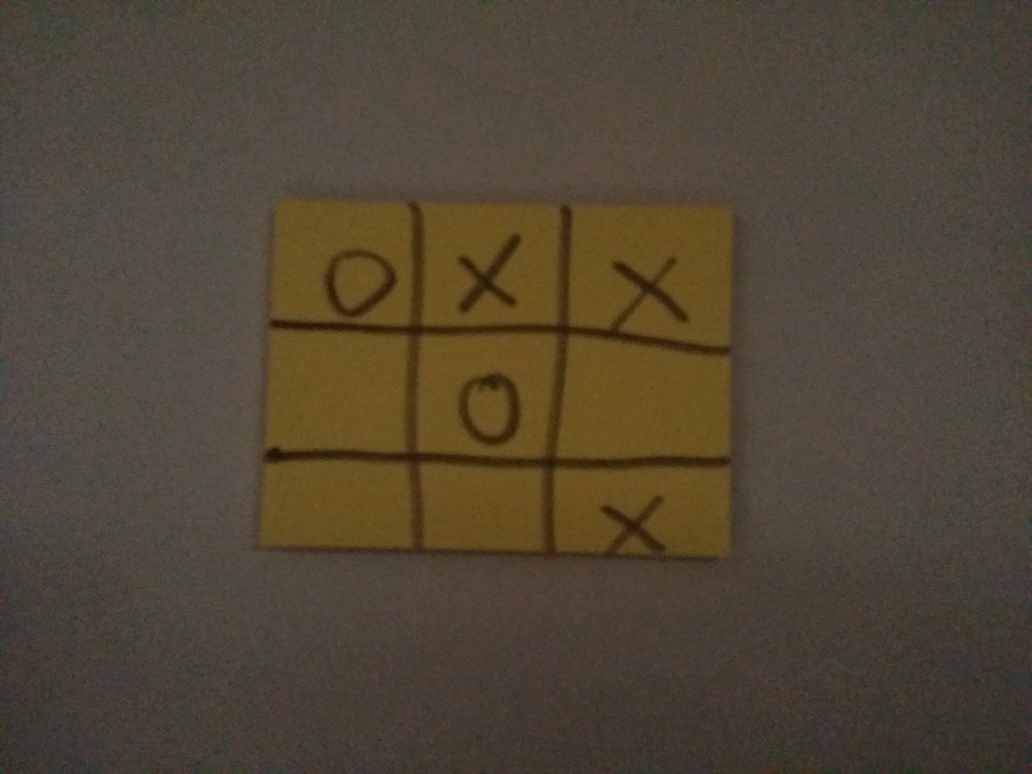
#> input picture board/20210731_094530.jpg, 4128 x 3096 px, found by its file name (shown at 1/4 size)
$ jupyter execute Untitled1.ipynb
#> lines starting #> are read from the running program, lines starting #| are printed output that depends on the picture; after the words box and inside, x2 and y2 are one past the last pixel; in counts of white or black regions, pixels touching at a corner belong together
[cell 1]
import cv2
import numpy as np


def biggestContour(contours):
    biggest = np.array([])
    max_area = 0
    for i in contours:
        area = cv2.contourArea(i)
        if area > 0:
            peri = cv2.arcLength(i, True)
            approx = cv2.approxPolyDP(i, 0.02 * peri, True)
            if area > max_area and len(approx) == 4:
                biggest = approx
                max_area = area
    return biggest, max_area


def reorder(myPoints):
    myPoints = myPoints.reshape((4, 2))
    myPointsNew = np.zeros((4, 1, 2), dtype=np.int32)
    add = myPoints.sum(1)

    myPointsNew[0] = myPoints[np.argmin(add)]
    myPointsNew[3] =myPoints[np.argmax(add)]
    # now, compute the difference between the points, the
    # top-right point will have the smallest difference,
    # whereas the bottom-left will have the largest difference
    diff = np.diff(myPoints, axis=1)
    myPointsNew[1] =myPoints[np.argmin(diff)]
    myPointsNew[2] = myPoints[np.argmax(diff)]

    return myPointsNew


gamestate = [["-","-","-"],["-","-","-"],["-","-","-"]]
kernel = np.ones((5, 5))
heightImg = 640
widthImg  = 720
img = cv2.imread('20210731_094530.jpg')
#> img is the input picture: shape (3096, 4128, 3); mean B, G, R 52.7, 69.7, 80.7


img = cv2.resize(img, (widthImg, heightImg)) # RESIZE IMAGE
#> img: shape (640, 720, 3)
cop = img.copy()
imgGray = cv2.cvtColor(img, cv2.COLOR_BGR2GRAY) # CONVERT IMAGE TO GRAY SCALE
imgBlur = cv2.GaussianBlur(imgGray, (5, 5), 1) # ADD GAUSSIAN BLUR
imgThreshold = cv2.Canny(imgBlur,40,40) # APPLY CANNY BLUR
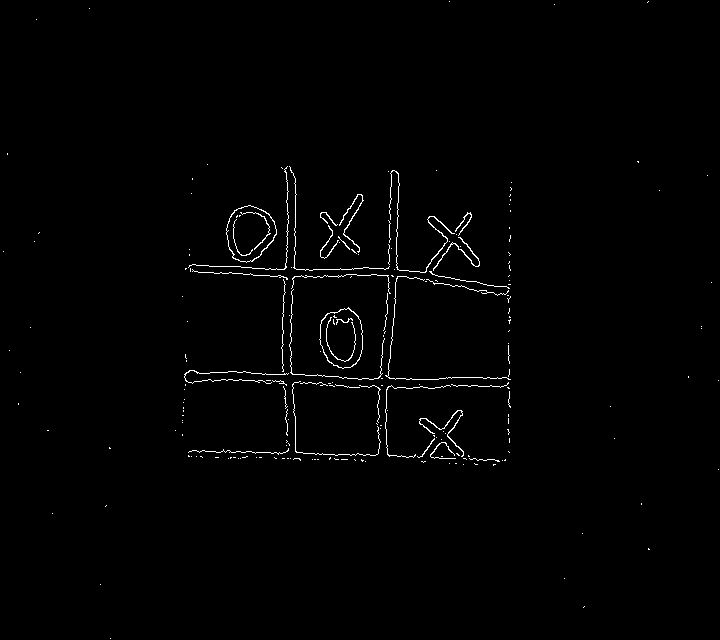
#> imgThreshold: shape (640, 720); 1% white in thin lines or dots
imgDial = cv2.dilate(imgThreshold, kernel, iterations=2) # APPLY DILATION
#> imgDial: shape (640, 720); 9.4% white; 44 white regions, largest, box (x1, y1, x2, y2) and area: (180, 162, 515, 470) 36715, (316, 190, 368, 263) 2343, (171, 395, 189, 440) 462
imgThreshold = cv2.erode(imgDial, kernel, iterations=2)  # APPLY EROSION
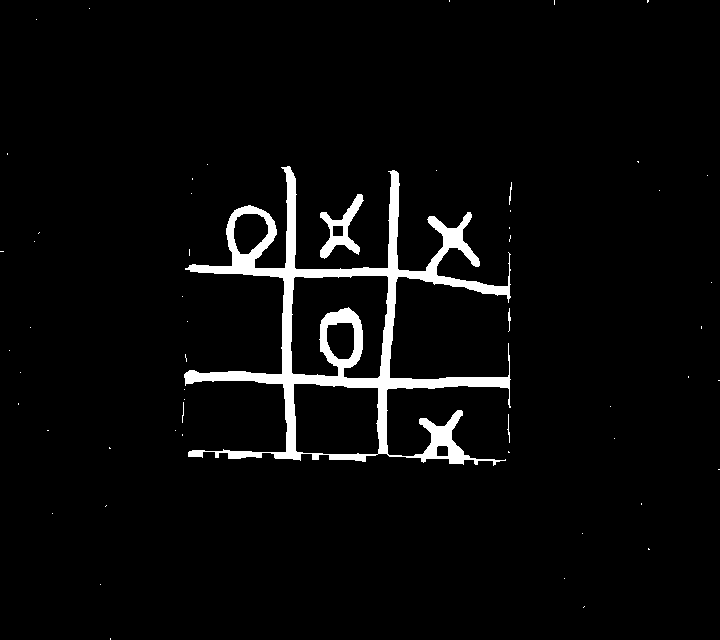
#> imgThreshold: shape (640, 720); 4% white; 56 white regions (50 under 20 px)
contours, hierarchy = cv2.findContours(imgThreshold, cv2.RETR_EXTERNAL, cv2.CHAIN_APPROX_SIMPLE) # FIND ALL CONTOURS
#> contours = 56 contours, 54 with area under 20; largest, box (x1, y1, x2, y2) and area: (184, 166, 511, 466) 30218, (320, 194, 364, 259) 990
cv2.drawContours(img, contours, -1, (0, 255, 0), 1) # DRAW ALL DETECTED CONTOURS
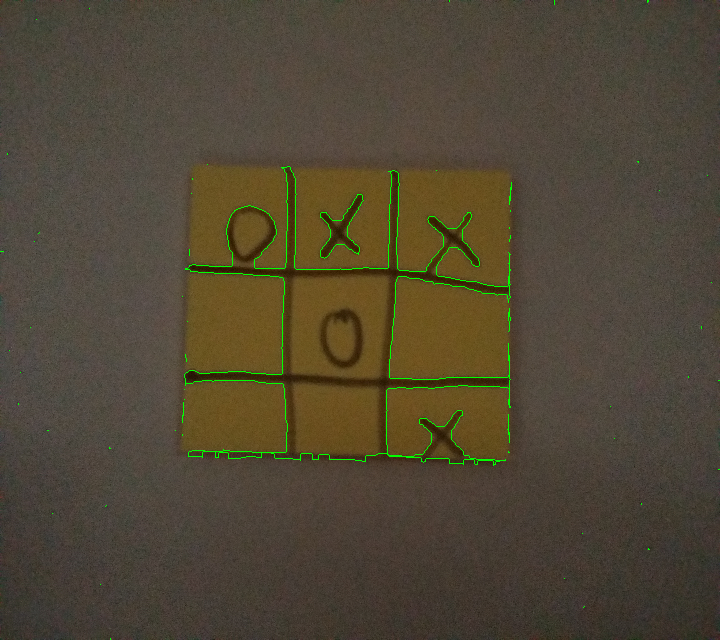
#> img: shape (640, 720, 3); mean B, G, R 52.4, 70.9, 80


biggest, maxArea = biggestContour(contours) # FIND THE BIGGEST CONTOUR
#> the loop in biggestContour, `for i in contours:` made 56 passes
#> (area, peri) on passes 41, 48: (989.5, 239.5), (30217.5, 3140.1)
#> after the loop in biggestContour, `for i in contours:`: max_area = 1.5
#> biggest = [[648, 0], [647, 0], [647, 2], [648, 1]]; maxArea = 1.5
if biggest.size != 0:
    biggest=reorder(biggest)
#> in reorder, `myPoints = myPoints.reshape((4, 2))`: myPoints = [[648, 0], [647, 0], [647, 2], [648, 1]]
#> in reorder, `add = myPoints.sum(1)`: add = [648, 647, 649, 649]
#> in reorder, `diff = np.diff(myPoints, axis=1)`: diff = [-648, -647, -645, -647]
#> biggest = [[647, 0], [648, 0], [647, 2], [647, 2]]
    cv2.drawContours(img, biggest, -1, (0, 255, 0), 5) # DRAW THE BIGGEST CONTOUR
#> img: shape (640, 720, 3); 0.01% of pixels changed, all inside (x1, y1, x2, y2) = (644, 0, 652, 6)
    pts1 = np.float32(biggest) # PREPARE POINTS FOR WARP
#> pts1 = [[647, 0], [648, 0], [647, 2], [647, 2]]
    pts2 = np.float32([[0, 0],[widthImg, 0], [0, heightImg],[widthImg, heightImg]]) # PREPARE POINTS FOR WARP
    matrix = cv2.getPerspectiveTransform(pts1, pts2)
#> matrix = [[0.00155, -1.38e-16, -1], [1.18e-12, 2.95e-13, -7.63e-10], [1.01e-06, -5.69e-07, -0.000651]]
    imgWarpColored = cv2.warpPerspective(cop, matrix, ( widthImg,heightImg))


cv2.imshow('Ori', img)
cv2.imshow('Gray', imgGray)
cv2.imshow('blur', imgBlur)
cv2.imshow('Canny', imgThreshold)
# cv2.imshow('Crop', imgWarpColored)
cv2.waitKey(0)
cv2.destroyAllWindows()

[cell 2]
print(biggest)
#| [[[647   0]]
#|  [[648   0]]
#|  [[647   2]]
#|  [[647   2]]]

[cell 3]
import numpy as np
import cv2

#create a 2d array to hold the gamestate
gamestate = [["-","-","-"],["-","-","-"],["-","-","-"]]

#kernel used for noise removal
kernel =  np.ones((7,7),np.uint8)
# Load a color image
img = cv2.imread('sda.png')
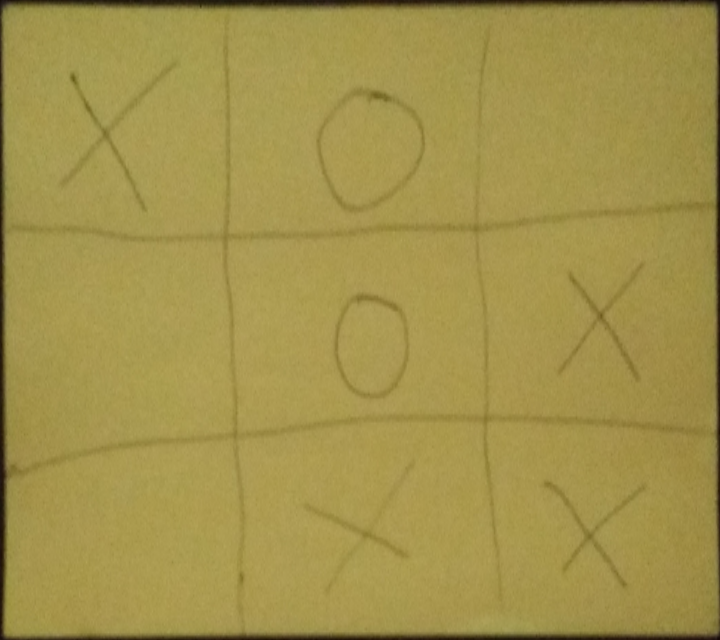
#> input picture board/sda.png, 720 x 640 px, found by its file name
#> img is the input picture: shape (640, 720, 3); mean B, G, R 75.2, 146.5, 162.3
# get the image width and height
img_width = img.shape[0]
#> img_width = 640
img_height = img.shape[1]
#> img_height = 720

imgWarpGray = cv2.cvtColor(img,cv2.COLOR_BGR2GRAY)
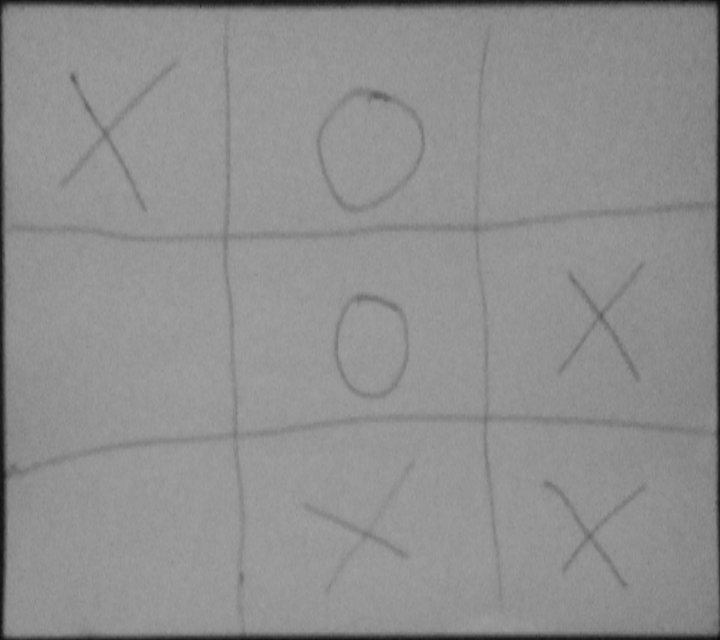
#> imgWarpGray: shape (640, 720); min 12, max 161, mean 143.1
imgAdaptiveThre= cv2.adaptiveThreshold(imgWarpGray, 200, 1, 1, 7, 2)
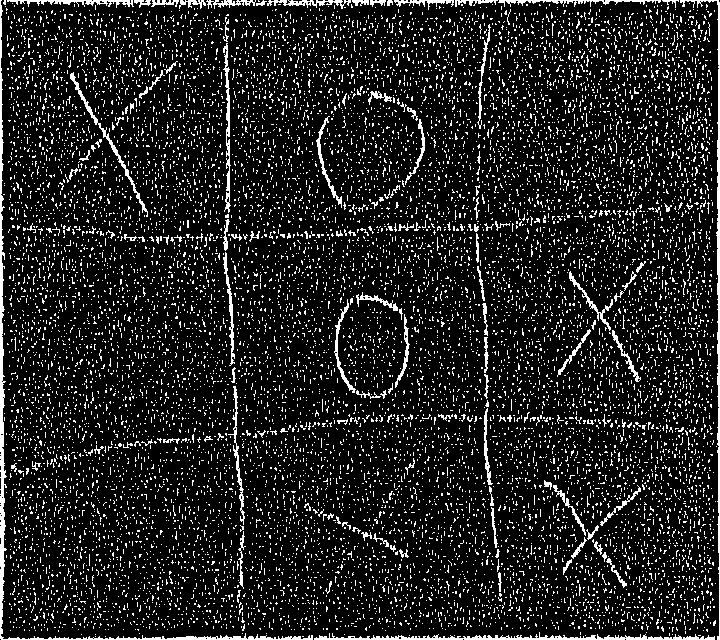
#> imgAdaptiveThre: shape (640, 720); values 0 (black) and 200 (white), 12.5% white in thin lines or dots
imgAdaptiveThre = cv2.bitwise_not(imgAdaptiveThre)
#> imgAdaptiveThre: shape (640, 720); values 55 (black) and 255 (white), 87.5% white; black in thin lines or dots
imgAdaptiveThre=cv2.medianBlur(imgAdaptiveThre,3)
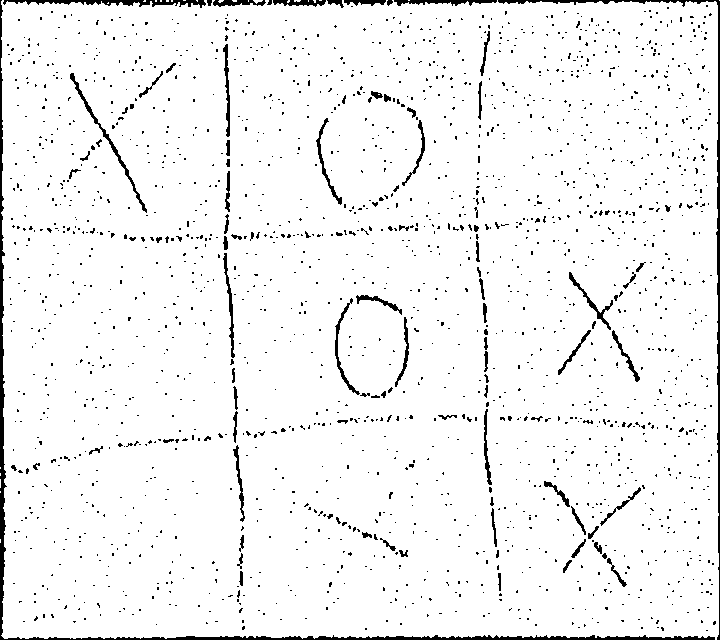
#> imgAdaptiveThre: shape (640, 720); values 55 (black) and 255 (white), 95.2% white; 1965 black regions (1871 under 20 px), largest, box (x1, y1, x2, y2) and area: (0, 0, 715, 640) 4014, (498, 0, 720, 640) 1908, (3, 0, 206, 8) 749
contours, hierarchy = cv2.findContours(imgAdaptiveThre, cv2.RETR_EXTERNAL, cv2.CHAIN_APPROX_SIMPLE)
#> contours = [[[0, 0], [0, 639], [719, 639], [719, 0]]]
# [50 lines of commented-out code are left out]

cv2.imshow('image',img)
cv2.imshow('image1',imgAdaptiveThre)
cv2.waitKey(0)
cv2.destroyAllWindows()

[cell 4]
import numpy as np
import cv2

#create a 2d array to hold the gamestate
gamestate = [["-","-","-"],["-","-","-"],["-","-","-"]]

#kernel used for noise removal
kernel =  np.ones((7,7),np.uint8)
# Load a color image
img = cv2.imread('sda.png')
# img = cv2.imread('6rjyX.jpg')
# get the image width and height
img_width = img.shape[0]
img_height = img.shape[1]

# turn into grayscale
img_g =  cv2.cvtColor(img, cv2.COLOR_BGR2GRAY)
# turn into thresholded binary
ret,thresh1 = cv2.threshold(img_g,141,200,cv2.THRESH_BINARY)
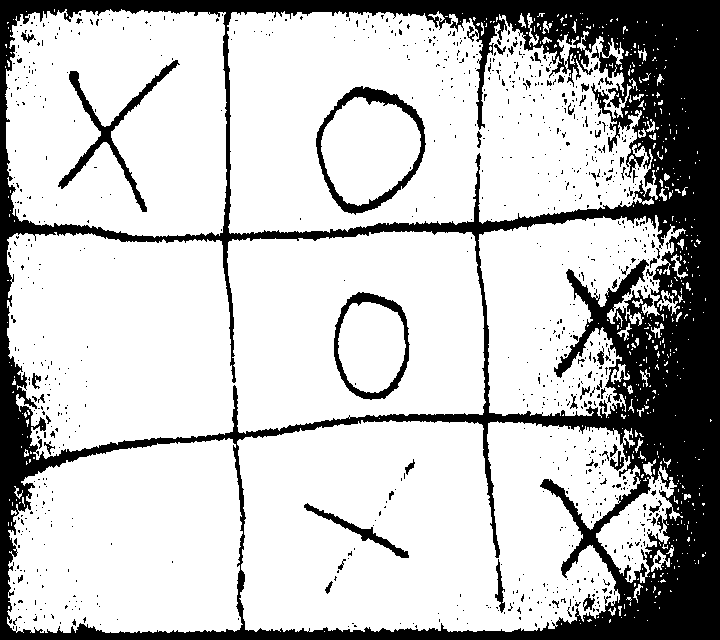
#> thresh1: shape (640, 720); values 0 (black) and 200 (white), 75.7% white; 930 black regions (877 under 20 px)
#remove noise from binary
# thresh1 = cv2.morphologyEx(thresh1, cv2.MORPH_OPEN, kernel)

#find and draw contours. RETR_EXTERNAL retrieves only the extreme outer contours
contours, hierarchy = cv2.findContours(thresh1, cv2.RETR_EXTERNAL, cv2.CHAIN_APPROX_SIMPLE)
#> contours = 497 contours, 466 with area under 20; largest, box (x1, y1, x2, y2) and area: (7, 231, 486, 460) 88507, (227, 11, 658, 235) 75428, (237, 420, 641, 632) 72540, (5, 9, 227, 238) 46200, (7, 438, 243, 633) 39350
cv2.drawContours(img, contours, -1, (0,255,0), 15)
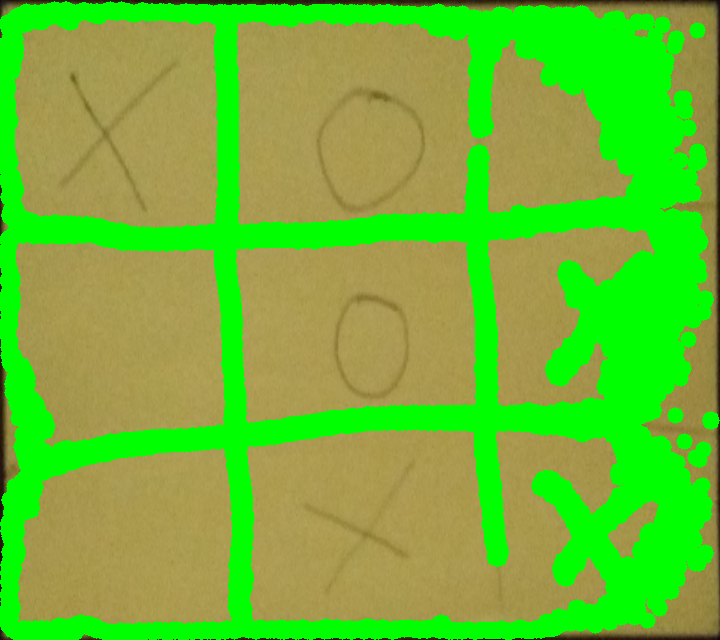
#> img: shape (640, 720, 3); mean B, G, R 51.1, 184.2, 109.5

# [48 lines of commented-out code are left out]
cv2.imshow('image1',img)
cv2.waitKey(0)
cv2.destroyAllWindows()
